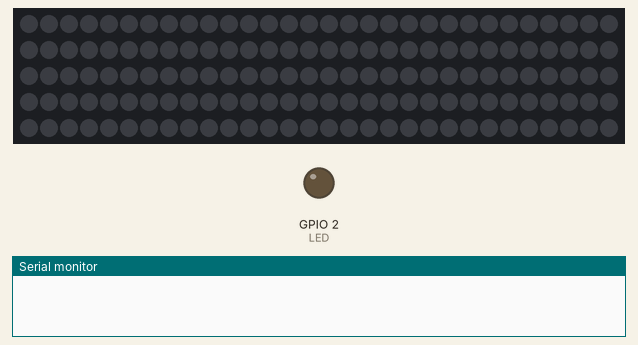
This sketch was run on a simulated ESP8266 (NodeMCU). Shown: 150 RGB LEDs in strip order, left to right, continuing on the next row, output pins drawn as LEDs (lit = HIGH), the last lines printed to the serial monitor. WiFi joins after 1.5 s; servers stay silent unless stated; uploads are accepted with an empty reply; the local clock reads 2024-03-15 10:24:30 at power-on unless the sketch sets it.

Above: at 0.1 s.
At 1.6 s:
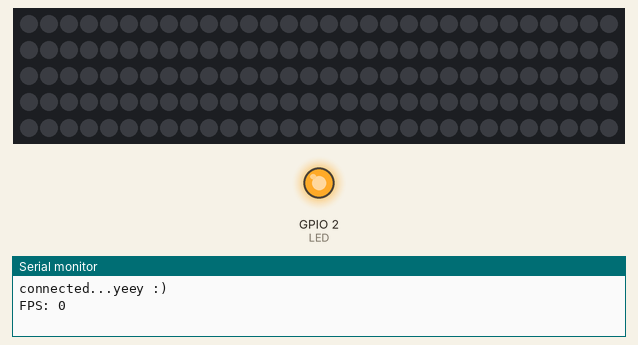
Timing chart, 0 to 3.1 s (numbered marks = the images above):
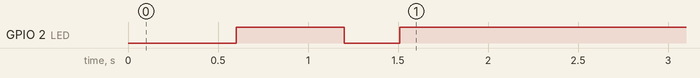

Measured:
- by itself, GPIO 2 (LED): HIGH → LOW at 1.2 s, → HIGH 0.31 s later

The sketch:

server.ino
```cpp
#include <Arduino.h>
#include <WiFiManager.h>
#include <WiFiUdp.h>

#include <ESP8266HTTPClient.h>
#include <ESP8266httpUpdate.h>
#include <WiFiClientSecure.h>
#include <CertStoreBearSSL.h>
BearSSL::CertStore certStore;
#include <time.h>

// ota tools
const String FirmwareVer={"1.1"};
#define URL_fw_Version "https://raw.githubusercontent.com/SammyOina/smart-ws2812b-led-strip/master/server/version.txt"
#define URL_fw_Bin "https://raw.githubusercontent.com/SammyOina/smart-ws2812b-led-strip/main/server/firmware.bin"
const char* host = "raw.githubusercontent.com";
const int httpsPort = 443;

// DigiCert High Assurance EV Root CA
const char trustRoot[] PROGMEM = R"EOF(
-----BEGIN CERTIFICATE-----
MIIDxTCCAq2gAwIBAgIQAqxcJmoLQJuPC3nyrkYldzANBgkqhkiG9w0BAQUFADBs
MQswCQYDVQQGEwJVUzEVMBMGA1UEChMMRGlnaUNlcnQgSW5jMRkwFwYDVQQLExB3
d3cuZGlnaWNlcnQuY29tMSswKQYDVQQDEyJEaWdpQ2VydCBIaWdoIEFzc3VyYW5j
ZSBFViBSb290IENBMB4XDTA2MTExMDAwMDAwMFoXDTMxMTExMDAwMDAwMFowbDEL
MAkGA1UEBhMCVVMxFTATBgNVBAoTDERpZ2lDZXJ0IEluYzEZMBcGA1UECxMQd3d3
LmRpZ2ljZXJ0LmNvbTErMCkGA1UEAxMiRGlnaUNlcnQgSGlnaCBBc3N1cmFuY2Ug
RVYgUm9vdCBDQTCCASIwDQYJKoZIhvcNAQEBBQADggEPADCCAQoCggEBAMbM5XPm
+9S75S0tMqbf5YE/yc0lSbZxKsPVlDRnogocsF9ppkCxxLeyj9CYpKlBWTrT3JTW
PNt0OKRKzE0lgvdKpVMSOO7zSW1xkX5jtqumX8OkhPhPYlG++MXs2ziS4wblCJEM
xChBVfvLWokVfnHoNb9Ncgk9vjo4UFt3MRuNs8ckRZqnrG0AFFoEt7oT61EKmEFB
Ik5lYYeBQVCmeVyJ3hlKV9Uu5l0cUyx+mM0aBhakaHPQNAQTXKFx01p8VdteZOE3
hzBWBOURtCmAEvF5OYiiAhF8J2a3iLd48soKqDirCmTCv2ZdlYTBoSUeh10aUAsg
EsxBu24LUTi4S8sCAwEAAaNjMGEwDgYDVR0PAQH/BAQDAgGGMA8GA1UdEwEB/wQF
MAMBAf8wHQYDVR0OBBYEFLE+w2kD+L9HAdSYJhoIAu9jZCvDMB8GA1UdIwQYMBaA
FLE+w2kD+L9HAdSYJhoIAu9jZCvDMA0GCSqGSIb3DQEBBQUAA4IBAQAcGgaX3Nec
nzyIZgYIVyHbIUf4KmeqvxgydkAQV8GK83rZEWWONfqe/EW1ntlMMUu4kehDLI6z
eM7b41N5cdblIZQB2lWHmiRk9opmzN6cN82oNLFpmyPInngiK3BD41VHMWEZ71jF
hS9OMPagMRYjyOfiZRYzy78aG6A9+MpeizGLYAiJLQwGXFK3xPkKmNEVX58Svnw2
Yzi9RKR/5CYrCsSXaQ3pjOLAEFe4yHYSkVXySGnYvCoCWw9E1CAx2/S6cCZdkGCe
vEsXCS+0yx5DaMkHJ8HSXPfqIbloEpw8nL+e/IBcm2PN7EeqJSdnoDfzAIJ9VNep
+OkuE6N36B9K
-----END CERTIFICATE-----
)EOF";
X509List cert(trustRoot);


extern const unsigned char caCert[] PROGMEM;
extern const unsigned int caCertLen;

void setClock() {
   // Set time via NTP, as required for x.509 validation
  configTime(3 * 3600, 0, "pool.ntp.org", "time.nist.gov");
  //Serial.print("Waiting for NTP time sync: ");
  time_t now = time(nullptr);
  while (now < 8 * 3600 * 2) {
    delay(500);
    Serial.print(".");
    now = time(nullptr);
  }
  /*
  Serial.println("");
  struct tm timeinfo;
  gmtime_r(&now, &timeinfo);
  Serial.print("Current time: ");
  Serial.print(asctime(&timeinfo));
  */
}
 void FirmwareUpdate()
{
  WiFiClientSecure client;
  client.setTrustAnchors(&cert);
  //client.setInsecure();
  if (!client.connect(host, httpsPort)) {
    Serial.println("Connection failed");
    return;
  }
  client.print(String("GET ") + URL_fw_Version + " HTTP/1.1\r\n" +
               "Host: " + host + "\r\n" +
               "User-Agent: BuildFailureDetectorESP8266\r\n" +
               "Connection: close\r\n\r\n");
  while (client.connected()) {
    String line = client.readStringUntil('\n');
    if (line == "\r") {
      //Serial.println("Headers received");
      break;
    }
  }
  String payload = client.readStringUntil('\n');

  payload.trim();
  if(payload.equals(FirmwareVer) )
  {
     Serial.println("Device already on latest firmware version");
  }
  else
  {
    Serial.println("New firmware detected");
    ESPhttpUpdate.setLedPin(LED_BUILTIN, LOW);
    t_httpUpdate_return ret = ESPhttpUpdate.update(client, URL_fw_Bin);

    switch (ret) {
      case HTTP_UPDATE_FAILED:
        Serial.printf("HTTP_UPDATE_FAILD Error (%d): %s\n", ESPhttpUpdate.getLastError(), ESPhttpUpdate.getLastErrorString().c_str());
        break;

      case HTTP_UPDATE_NO_UPDATES:
        Serial.println("HTTP_UPDATE_NO_UPDATES");
        break;

      case HTTP_UPDATE_OK:
        Serial.println("HTTP_UPDATE_OK");
        break;
    }
  }
 }
 unsigned long previousMillis_2 = 0;
unsigned long previousMillis = 0;        // will store last time LED was updated
const long interval = 60000;
const long mini_interval = 1000;
 void repeatedCall(){
    unsigned long currentMillis = millis();
    if ((currentMillis - previousMillis) >= interval)
    {
      // save the last time you blinked the LED
      previousMillis = currentMillis;
      setClock();
      FirmwareUpdate();
    }

    if ((currentMillis - previousMillis_2) >= mini_interval) {
      static int idle_counter=0;
      previousMillis_2 = currentMillis;
      //Serial.print(" Active fw version:");
      //Serial.println(FirmwareVer);
      //Serial.print("Idle Loop....");
      //Serial.println(idle_counter++);
     if(idle_counter%2==0)
      digitalWrite(LED_BUILTIN, HIGH);
     else
      digitalWrite(LED_BUILTIN, LOW);
   }
 }


//neopixel set up
#include <NeoPixelBus.h>

#define NUM_LEDS 150
#define BUFFER_LEN 1024
#define PRINT_FPS 1
const uint8_t PixelPin = 3;
NeoPixelBus<NeoGrbFeature, Neo800KbpsMethod> ledstrip(NUM_LEDS, PixelPin);

unsigned int localPort = 7777;
char packetBuffer[BUFFER_LEN];

//for LED status
#include <Ticker.h>
Ticker ticker;

WiFiUDP port;


#ifndef LED_BUILTIN
#define LED_BUILTIN 13 // ESP32 DOES NOT DEFINE LED_BUILTIN
#endif

int LED = LED_BUILTIN;

void tick()
{
  //toggle state
  digitalWrite(LED, !digitalRead(LED));     // set pin to the opposite state
}

//gets called when WiFiManager enters configuration mode
void configModeCallback (WiFiManager *myWiFiManager) {
  Serial.println("Entered config mode");
  Serial.println(WiFi.softAPIP());
  //if you used auto generated SSID, print it
  Serial.println(myWiFiManager->getConfigPortalSSID());
  //entered config mode, make led toggle faster
  ticker.attach(0.2, tick);
}

void setup() {

  WiFi.mode(WIFI_STA); // explicitly set mode, esp defaults to STA+AP
  // put your setup code here, to run once:
  Serial.begin(115200);

  //set led pin as output
  pinMode(LED, OUTPUT);
  // start ticker with 0.5 because we start in AP mode and try to connect
  ticker.attach(0.6, tick);

  //WiFiManager
  //Local intialization. Once its business is done, there is no need to keep it around
  WiFiManager wm;
  //reset settings - for testing
  // wm.resetSettings();

  //set callback that gets called when connecting to previous WiFi fails, and enters Access Point mode
  wm.setAPCallback(configModeCallback);

  //fetches ssid and pass and tries to connect
  //if it does not connect it starts an access point with the specified name
  //here  "AutoConnectAP"
  //and goes into a blocking loop awaiting configuration
  if (!wm.autoConnect()) {
    Serial.println("failed to connect and hit timeout");
    //reset and try again, or maybe put it to deep sleep
    ESP.restart();
    delay(1000);
  }

  //if you get here you have connected to the WiFi
  Serial.println("connected...yeey :)");
  ticker.detach();
  //keep LED on
  digitalWrite(LED, LOW);

  port.begin(localPort);
  ledstrip.Begin();//Begin output
  ledstrip.Show();//Clear the strip for use
  setClock();
}
uint8_t N = 0;
#if PRINT_FPS
    uint16_t fpsCounter = 0;
    uint32_t secondTimer = 0;
#endif

void loop() {
  // Read data over socket
    int packetSize = port.parsePacket();
    // If packets have been received, interpret the command
    if (packetSize) {
        int len = port.read(packetBuffer, BUFFER_LEN);
        for(int i = 0; i < len; i+=4) {
            packetBuffer[len] = 0;
            N = packetBuffer[i];
            RgbColor pixel((uint8_t)packetBuffer[i+1], (uint8_t)packetBuffer[i+2], (uint8_t)packetBuffer[i+3]);
            ledstrip.SetPixelColor(N, pixel);
        }
        ledstrip.Show();
        #if PRINT_FPS
            fpsCounter++;
            Serial.print("/");//Monitors connection(shows jumps/jitters in packets)
        #endif
    }
    #if PRINT_FPS
        if (millis() - secondTimer >= 1000U) {
            secondTimer = millis();
            Serial.printf("FPS: %d\n", fpsCounter);
            fpsCounter = 0;
        }
    #endif
    //ota call
    repeatedCall();

}
```
